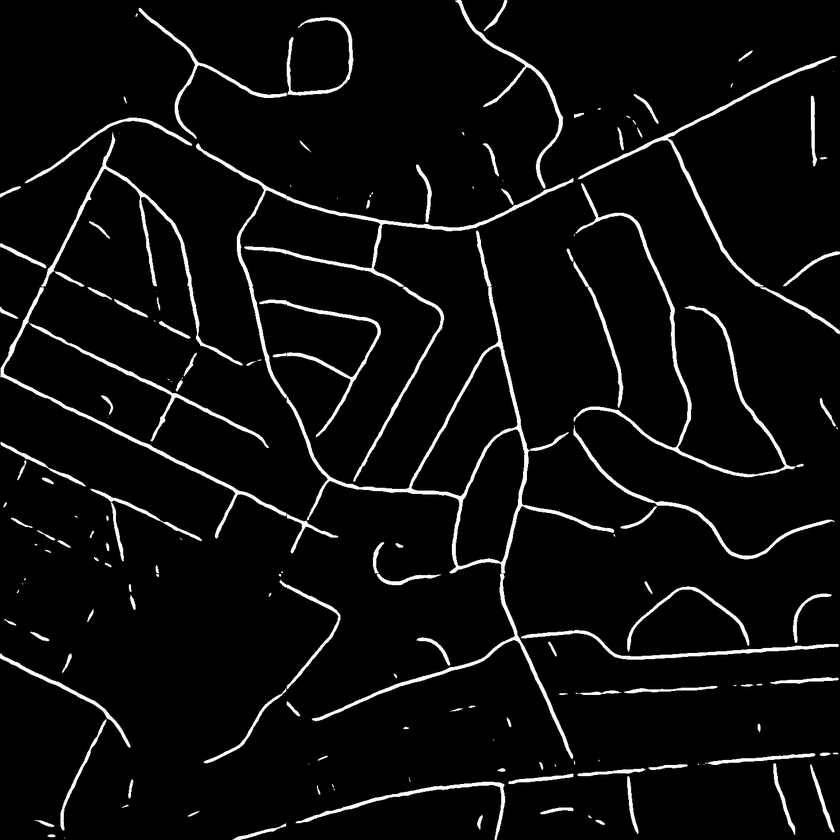
#> input picture assets/demo_output.tiff, 840 x 840 px, shrunk from 1500 x 1500 before the run
$ python skeletonize.py
#> lines starting #> are read from the running program, lines starting #| are printed output that depends on the picture; after the words box and inside, x2 and y2 are one past the last pixel; in counts of white or black regions, pixels touching at a corner belong together
#> further down, test_mask is the input picture: shape (840, 840); min 0, max 255, mean 13.1
import cv2
import numpy as np
from PIL import Image
from skimage.morphology import skeletonize
import sknw
import networkx as nx
import matplotlib.pyplot as plt


def build_graph_from_mask(mask, close_size=25, debug=False):
    """
    Takes a binary road mask, closes gaps, skeletonizes it, and returns a NetworkX graph.

    Args:
        mask (numpy array): 2D array (H, W) with 0s and 1s (or 0-255).
        close_size (int): Size of the gap-closing kernel.
                          15 pixels ~= 15 meters in Mass. Roads dataset.
                          Increase this if your roads are still broken.
        debug (bool): If True, plots the intermediate steps.

    Returns:
        G (nx.MultiGraph): The weighted road network graph.
    """
#> called with close_size = 35, debug = False

    # 1. Ensure Binary & uint8
    # If mask is float (0.0-1.0), convert to 0-255
    if mask.max() <= 1.0:
        mask = (mask * 255).astype(np.uint8)
    else:
        mask = mask.astype(np.uint8)

    # Threshold just in case to get crisp 0/255
    _, binary = cv2.threshold(mask, 127, 255, cv2.THRESH_BINARY)
#> binary: shape (840, 840); 5.1% white; 151 white regions (68 under 20 px), largest, box (x1, y1, x2, y2) and area: (196, 143, 614, 759) 8953, (0, 133, 338, 553) 3585, (573, 183, 795, 477) 2602

    # 2. The "Thickener" (Morphological Closing)
    # This bridges the shadow gaps.
    # MORPH_CLOSE = Dilate (expand white) -> Erode (shrink back)
    kernel = cv2.getStructuringElement(cv2.MORPH_ELLIPSE, (close_size, close_size))
    closed_mask = cv2.morphologyEx(binary, cv2.MORPH_CLOSE, kernel)
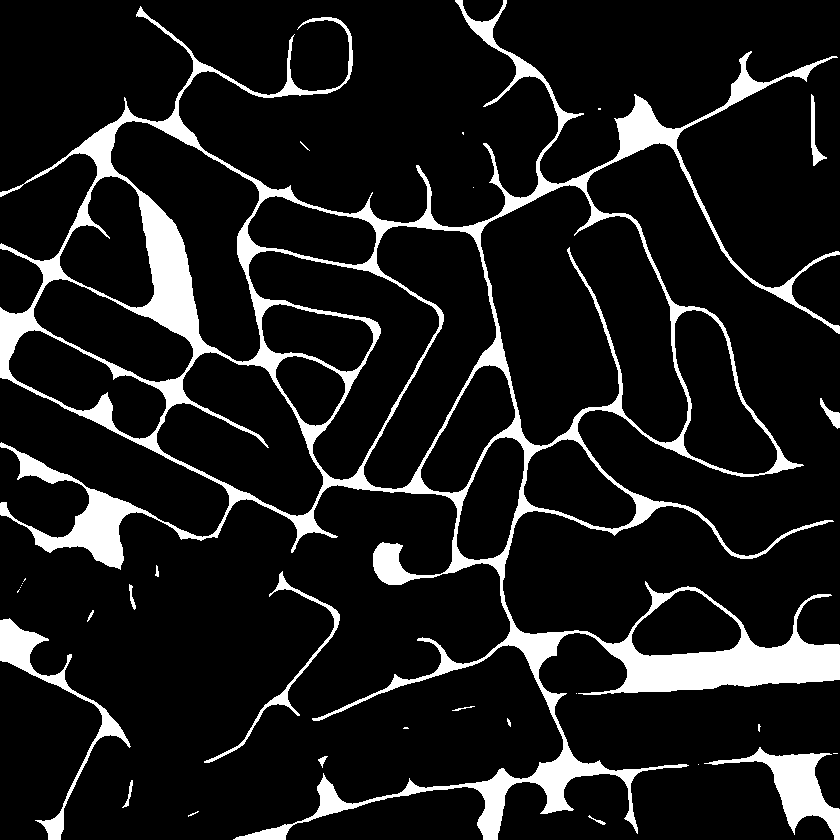
#> closed_mask: shape (840, 840); 11.2% white; 29 white regions (15 under 20 px), largest, box (x1, y1, x2, y2) and area: (0, 0, 840, 840) 70321, (704, 747, 840, 840) 3642, (0, 618, 131, 840) 3166

    # Optional: A slight extra dilation to smooth jagged edges
    # closed_mask = cv2.dilate(closed_mask, kernel, iterations=1)

    # 3. Skeletonize
    # skimage expects a boolean array (True/False)
    bool_mask = closed_mask > 0
    skeleton = skeletonize(bool_mask)
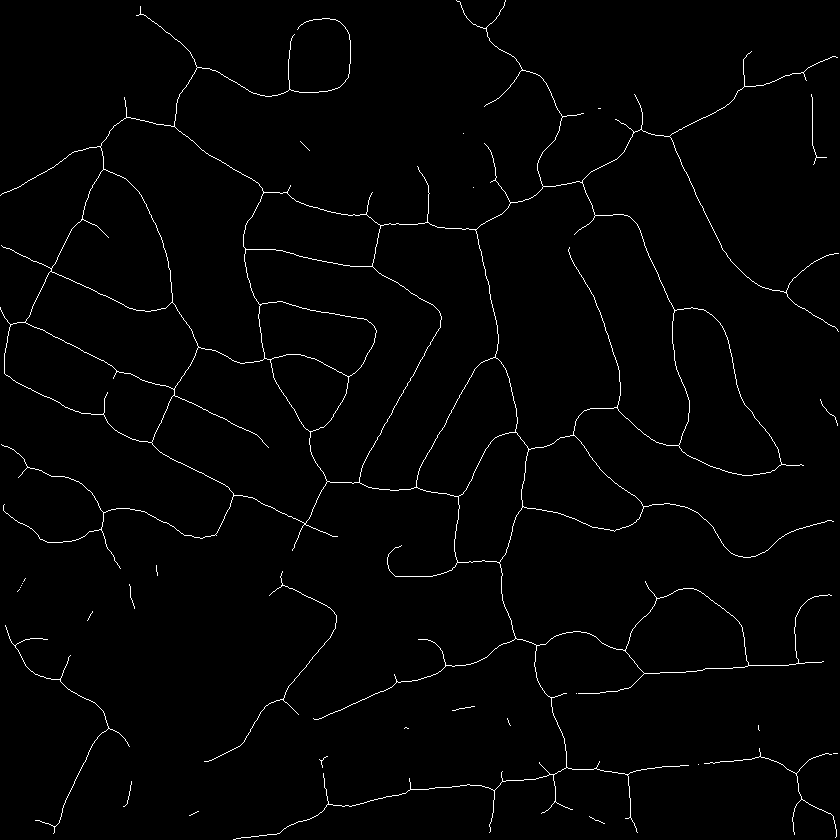
#> skeleton: shape (840, 840) bool; 1.5% white in thin lines or dots

    # 4. Graph Construction (sknw)
    # iso=False keeps small isolated roads. Set True to remove them.
#> (the run stopped early here; a loop or call above may not have finished)
